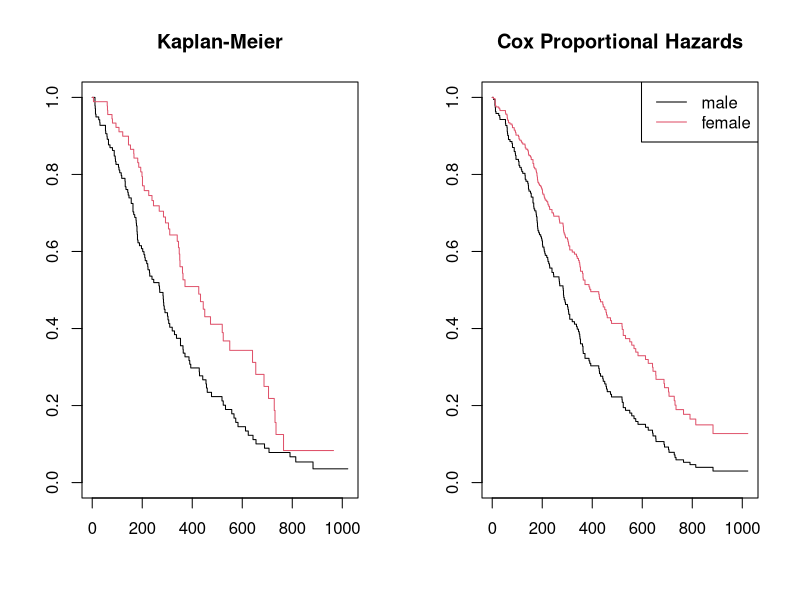
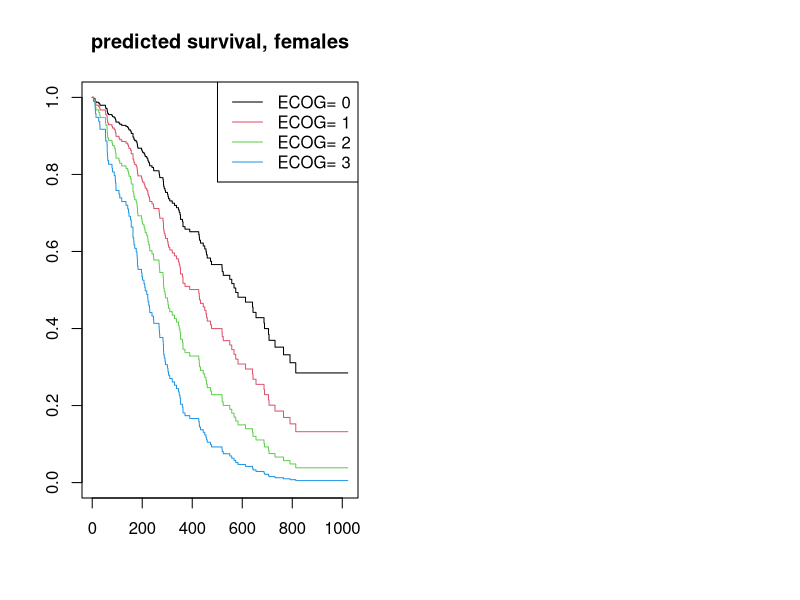
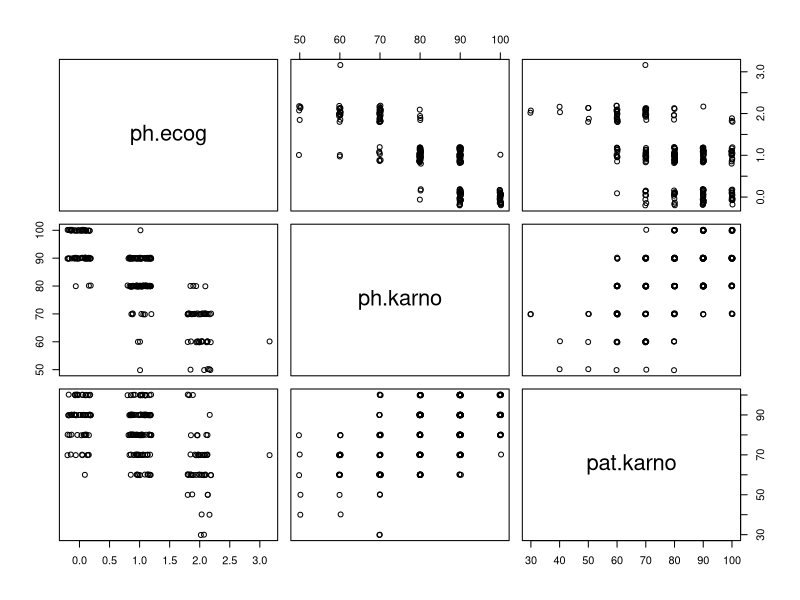
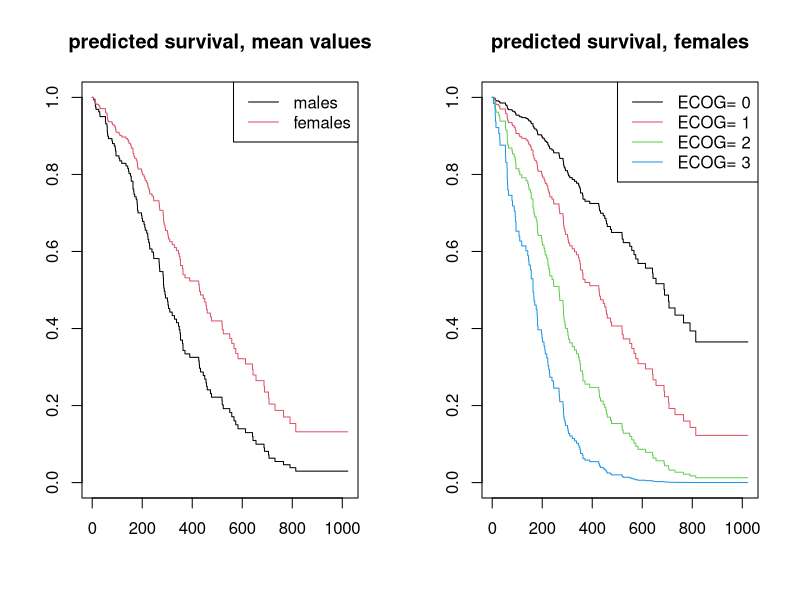
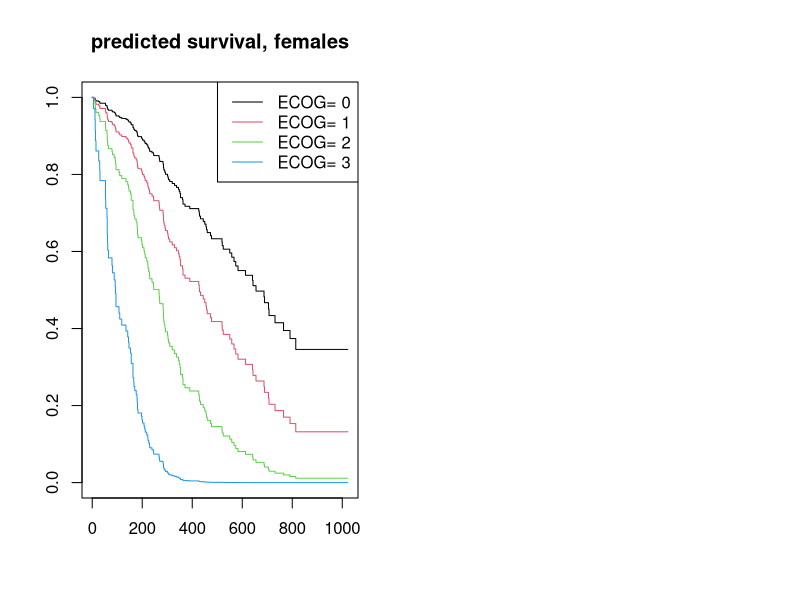

Here is the R script that generated these plots, in order:
## ---- chunk 1
fig.dim <- 4
knitr::opts_chunk$set(fig.width=2*fig.dim,
                      fig.height=fig.dim,
                      fig.align='center',
                      warning=FALSE)
set.seed(42)
library(survival)
library(matrixStats)
## ---- chunk 2
layout(t(1:2))
plot(survfit(Surv(time, status) ~ sex, data=lung), col=1:2, main='Kaplan-Meier')
plot(survfit(coxph(Surv(time, status) ~ sex, data=lung),
              newdata=data.frame(sex=c(1,2))), col=1:2, main='Cox Proportional Hazards')
legend('topright', lty=1, col=1:2, legend=c("male", "female"))
## ---- chunk 3
fullcox <- coxph(Surv(time, status)
                     ~ age + sex + ph.ecog + ph.karno + pat.karno
                     + meal.cal + wt.loss,
                 data = lung)
summary(fullcox)
## ---- chunk 4
subcox <- coxph(Surv(time, status) ~ sex + ph.ecog, data = lung, subset=rowSums(is.na(lung[,2:10]))==0)
anova(fullcox, subcox)
## ---- chunk 5
subcox_pred <- survfit(subcox, newdata=expand.grid(ph.ecog=0:3, sex=2))
plot(subcox_pred, lty=1, col=1:4, main='predicted survival, females')
legend("topright", lty=1, col=1:4, legend=paste("ECOG=", 0:3))
## ---- chunk 6
pairs(jitter(as.matrix(lung[,c("ph.ecog", "ph.karno", "pat.karno")])))
cor(lung[,c("ph.ecog", "ph.karno", "pat.karno")], use='pairwise')
## ---- chunk 7
mean_vals <- as.data.frame(lapply(lung[,c("age", "ph.ecog", "ph.karno", "pat.karno", "meal.cal", "wt.loss")], mean, na.rm=TRUE))
fullcox_sex <- survfit(fullcox,
                        newdata=cbind(mean_vals, sex=c(1, 2)))
plot(fullcox_sex, lty=1, col=1:4, main='predicted survival, mean values')
legend("topright", lty=1, col=1:4, legend=c("males", "females"))
## ---- chunk 8
fullcox_ecog <- survfit(fullcox,
                        newdata=cbind(expand.grid(ph.ecog=0:3, sex=2),
                                      mean_vals[,-2]))
plot(fullcox_ecog, lty=1, col=1:4, main='predicted survival, females')
legend("topright", lty=1, col=1:4, legend=paste("ECOG=", 0:3))
## ---- chunk 9
newcox <- coxph(Surv(time, status)
                     ~ age + sex + factor(ph.ecog) + ph.karno + pat.karno
                     + meal.cal + wt.loss,
                 data = lung)
newcox_ecog <- survfit(newcox,
                        newdata=cbind(expand.grid(ph.ecog=0:3, sex=2),
                                      mean_vals[,-2]))
plot(newcox_ecog, lty=1, col=1:4, main='predicted survival, females')
legend("topright", lty=1, col=1:4, legend=paste("ECOG=", 0:3))
## ---- chunk 10
anova(fullcox, newcox)
